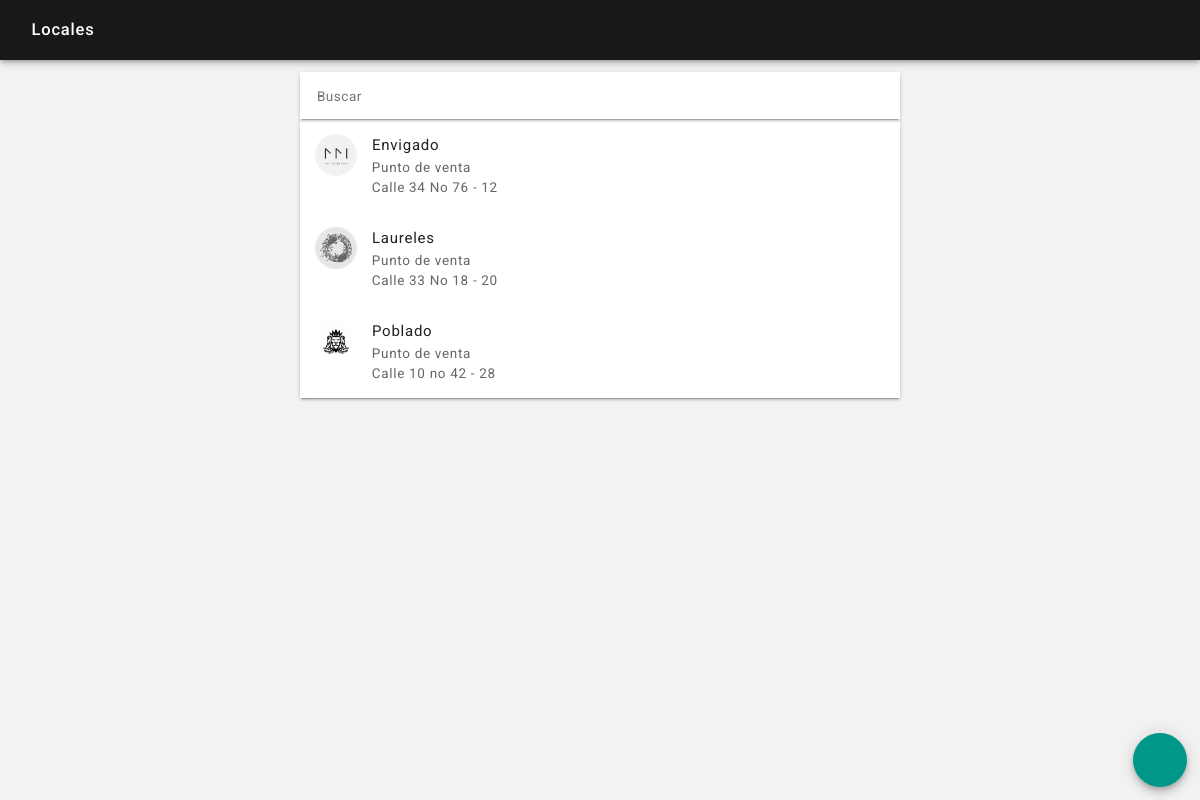
/locales_ver.php (signed in), run on the app's committed database.
### tables this page shows
CREATE TABLE `locales` (
  `id` int(15) NOT NULL,
  `fecha` datetime NOT NULL,
  `usuario` int(15) NOT NULL,
  `local` varchar(50) NOT NULL,
  `direccion` varchar(100) NOT NULL,
  `telefono` varchar(15) NOT NULL,
  `tipo` varchar(50) NOT NULL,
  `apertura` time NOT NULL,
  `cierre` time NOT NULL,
  `propina` int(3) NOT NULL,
  `imagen` varchar(2) NOT NULL,
  `imagen_nombre` varchar(50) NOT NULL
);

### locales_ver.php (the view, shortened to what this page needs)
<?php
include ("sis/nombre_sesion.php");
?>
<?php
if(isset($_POST['consultaBusqueda'])) $consultaBusqueda = $_POST['consultaBusqueda']; elseif(isset($_GET['consultaBusqueda'])) $consultaBusqueda = $_GET['consultaBusqueda']; else $consultaBusqueda = null;
if(isset($_POST['body_snack'])) $body_snack = $_POST['body_snack']; elseif(isset($_GET['body_snack'])) $body_snack = $_GET['body_snack']; else $body_snack = null;
?>
<!DOCTYPE html>
<html lang="es">
<head>
    <?php
    include ("partes/head.php");
    ?>
</head>
<body <?php echo $body_snack; ?>>
<header class="rdm-toolbar--contenedor">
    <div class="rdm-toolbar--fila">
        <div class="rdm-toolbar--izquierda">
            <h2 class="rdm-toolbar--titulo">Locales</h2>
        </div>
    </div>
</header>
<main class="rdm--contenedor-toolbar">
    <?php
    $consulta = $conexion->query("SELECT * FROM locales ORDER BY local");
    if ($consulta->num_rows == 0)
    {
        ?>
        <div class="rdm-vacio--caja">
            <i class="zmdi zmdi-alert-circle-o zmdi-hc-4x"></i>
            <p class="rdm-tipografia--subtitulo1">No se han agregado locales</p>
            <p class="rdm-tipografia--cuerpo1--margen-ajustada">Los locales son todos los puntos de venta que puedes tener en tu negocio, por ejemplo: punto de venta Bogotá, punto de venta Medellín, punto de venta barrio poblado, punto de venta centro comercial del norte, etc.</p>
        </div>
        <?php
    }
    else
    {
        ?>
        <input type="search" name="busqueda" id="busqueda" value="<?php echo "$consultaBusqueda"; ?>" placeholder="Buscar" maxlength="30" autofocus autocomplete="off" onKeyUp="buscar();" onFocus="buscar();" />
        <section class="rdm-lista">
        <?php
        while ($fila = $consulta->fetch_assoc())
        {
            $id = $fila['id'];
            $local = $fila['local'];
            $direccion = $fila['direccion'];
            $tipo = $fila['tipo'];
            $imagen = $fila['imagen'];
            $imagen_nombre = $fila['imagen_nombre'];
            if ($imagen == "no")
            {
                $imagen = '<div class="rdm-lista--icono"><i class="zmdi zmdi-store zmdi-hc-2x"></i></div>';
            }
            else
            {
                $imagen = "img/avatares/locales-$id-$imagen_nombre-m.jpg";
                $imagen = '<div class="rdm-lista--avatar" style="background-image: url('.$imagen.');"></div>';
            }
            ?>
            <a href="locales_detalle.php?id=<?php echo "$id"; ?>&local=<?php echo "$local"; ?>">
                <article class="rdm-lista--item-sencillo">
                    <div class="rdm-lista--izquierda">
                        <div class="rdm-lista--contenedor">
                            <?php echo "$imagen"; ?>
                        </div>
                        <div class="rdm-lista--contenedor">
                            <h2 class="rdm-lista--titulo"><?php echo ucfirst("$local"); ?></h2>
                            <h2 class="rdm-lista--texto-secundario"><?php echo ucfirst("$tipo"); ?></h2>
                            <h2 class="rdm-lista--texto-secundario"><?php echo ucfirst("$direccion"); ?></h2>
                        </div>
                    </div>
                </article>
            </a>
            <?php
        }
        ?>
        </section>
        <?php
    }
    ?>
</main>
<footer>
    <a href="locales_agregar.php"><button class="rdm-boton--fab" ><i class="zmdi zmdi-plus zmdi-hc-2x"></i></button></a>
</footer>
</body>
</html>

### css/estilos.css (style rules this page uses)
body { background-color: rgba(0, 0, 0, 0.05); color: #222; font-family: 'Roboto', sans-serif, arial; font-size: 15px; font-weight: 300; margin: 0; }
a { color: inherit; text-decoration: none; outline: none; }
.rdm--contenedor-toolbar, .rdm--contenedor-toolbar-tabs { box-sizing: border-box; margin: 0 auto; max-width: 600px; width: 95%; margin-top: 4.5rem; }
.rdm--contenedor-toolbar, .rdm--contenedor-zona { box-sizing: border-box; margin: 0 auto; max-width: 600px; width: 95%; margin-top: 4.5rem; }

### css/toolbar.css (style rules this page uses)
.rdm-toolbar--contenedor { box-shadow: 0px 2px 4px -1px rgba(0, 0, 0, 0.2), 0px 4px 5px 0px rgba(0, 0, 0, 0.14), 0px 1px 10px 0px rgba(0, 0, 0, 0.12); box-sizing: border-box; color: #fff; left: 0; position: fixed; top: 0; width: 100%; z-index: 1; }
.rdm-toolbar--fila, .rdm-toolbar--fila-tab { background-color: rgba(0,0,0,0.9); align-items: center; display: flex; justify-content: space-between; padding: 1em; height: 2em; }
.rdm-toolbar--izquierda, .rdm-toolbar--centro, .rdm-toolbar--derecha { display: flex; align-items: center; }
.rdm-toolbar--titulo, .rdm-toolbar--titulo-centro, .rdm-toolbar--texto-secundario { font-size: 1.1em; font-weight: 500; letter-spacing: 0.05em; line-height: 1.5em; margin: 0 0 0 1em; max-width: 240px; white-space: nowrap; overflow: hidden; text-overflow: ellipsis; }

### css/botones.css (style rules this page uses)
button { border-radius: 0.2em; border: none; box-shadow: 0px 3px 1px -2px rgba(0, 0, 0, 0.2), 0px 2px 2px 0px rgba(0, 0, 0, 0.14), 0px 1px 5px 0px rgba(0, 0, 0, 0.12); box-sizing: border-box; color: rgba(255, 255, 255, 1); display: inline-block; font-family: 'Roboto', sans-serif, arial; font-size: 0.9em; font-weight: 500; letter-spacing: 0.05em; outline: none; padding: 1em 1em 0.9em 1em; text-align: center; text-decoration: none; text-transform: uppercase; transition: 250ms linear; vertical-align: middle; }
.rdm-boton--fab { background-color: #009688; border-radius: 50%; bottom: 1em; box-shadow: 0px 3px 5px -1px rgba(0, 0, 0, 0.2), 0px 6px 10px 0px rgba(0, 0, 0, 0.14), 0px 1px 18px 0px rgba(0, 0, 0, 0.12); height: 4em; position: fixed; right: 1em; width: 4em; z-index: 200; }

### css/listas.css (style rules this page uses)
.rdm-lista, .rdm-lista-sencillo, .rdm-lista-amplio, .rdm-lista-amplia, .rdm-lista--porcentaje { background-color: #fff; box-shadow: 0px 3px 1px -2px rgba(0, 0, 0, 0.2), 0px 2px 2px 0px rgba(0, 0, 0, 0.14), 0px 1px 5px 0px rgba(0, 0, 0, 0.12); box-sizing: border-box; margin: 0 auto; margin-bottom: 1em; width: 100%; }
.rdm-lista--item-sencillo { align-items: center; display: flex; justify-content: space-between; padding: 1em; transition: 250ms linear; }
.rdm-lista--izquierda, .rdm-lista--izquierda-sencillo, .rdm-lista--derecha { display: flex; }
.rdm-lista--contenedor { display: inline-block; }
.rdm-lista--avatar { background-position: center; background-repeat: no-repeat; background-size: cover; border-radius: 50%; height: 2.8em; width: 2.8em; }
.rdm-lista--titulo, .rdm-lista--texto-secundario, .rdm-lista--texto-valor, .rdm-lista--titulo-amplio, .rdm-lista--mensaje, .rdm-lista--texto-secundario-porcentaje, .rdm-lista--texto-valor-porcentaje, .rdm-lista--texto-porcentaje, .rdm-lista--titulo-porcentaje, .rdm-lista--texto-unidad { font-size: 1em; font-weight: 400; letter-spacing: 0.05em; line-height: 1.5em; margin: 0 0 0 1em; }
.rdm-lista--texto-secundario { color: rgba(0, 0, 0, 0.6); line-height: 1.5em; font-size: 0.9em; margin: 0 0 0 1.1em; }

### css/formularios.css (style rules this page uses)
input, button, textarea { appearance: none; outline: none; -webkit-appearance: none; }
input, select, textarea { font-family: 'Roboto', sans-serif, arial; appearance: none; background: none; border: none; border-bottom: 1px solid rgba(0, 0, 0, 0.12); box-sizing: border-box; color: #222; color: rgba(0, 0, 0, 0.9); font-size: 0.9em; font-weight: 400; letter-spacing: 0.04em; line-height: 1.5; margin: 0; padding: 0.5em 0em; width: 100%; outline:0px; }
input[type=search] { appearance: none; box-sizing: border-box; background-color: #fff; border: none; box-shadow: 0px 3px 1px -2px rgba(0, 0, 0, 0.2), 0px 2px 2px 0px rgba(0, 0, 0, 0.14), 0px 1px 5px 0px rgba(0, 0, 0, 0.12); width: 100%; -webkit-appearance: none; padding: 1em 1.25em; outline:0px; }
input[type="search"] { -webkit-appearance: searchfield; }

### data on the page
locales: id+imagen_nombre (picture), local "Envigado", tipo "Punto de venta", direccion "Calle 34 No 76 - 12"
locales: id+imagen_nombre (picture), local "Laureles", tipo "Punto de venta", direccion "Calle 33 No 18 - 20"
locales: id+imagen_nombre (picture), local "Poblado", tipo "Punto de venta", direccion "Calle 10 no 42 - 28"
